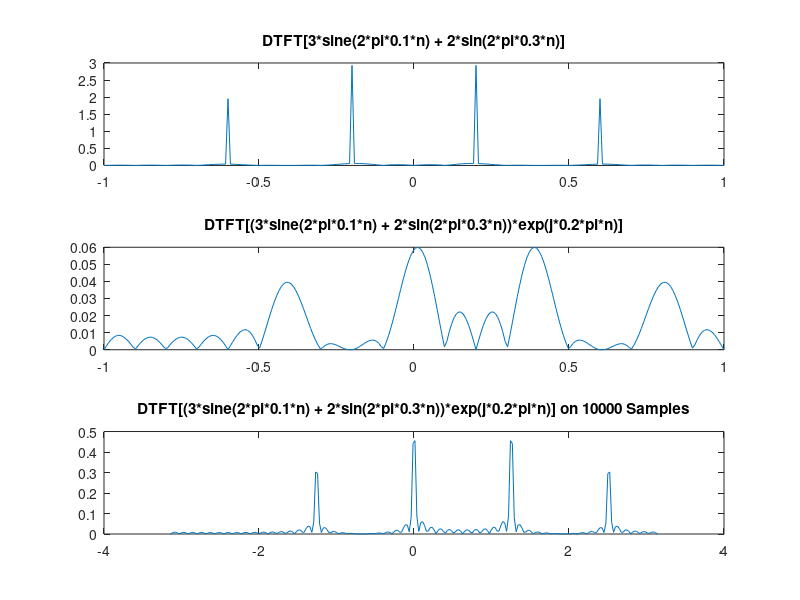

This figure's MATLAB source:
% We are going to use the signal from linearityproperty.m
% So I am going to declare them here
n= 0:(999);
sine_1 =  sin(2*pi*0.1*n);
sine_2 =  sin(2*pi*0.3*n);
w = linspace(-pi, pi, 256);
fr_res_total=freqz(3*sine_1 + 2*sine_2, 1, w);
sine_total = 3* sine_1 + 2*sine_2;

% In theory multiplying a signal with e^(j*Wo*n) causes Wo
% unit frequency shift to right

%declare the imaginary number
j = sqrt(-1);
fr_res_shifted = freqz(sine_total.*exp(j*0.2*pi*n),1,w);

figure (1);
subplot(3,1,1)
plot(w/pi, abs(fr_res_total)/512);
title('DTFT[3*sine(2*pi*0.1*n) + 2*sin(2*pi*0.3*n)]');
subplot(3,1,2)
plot(w/pi,abs(fr_res_shifted)/512);
title('DTFT[(3*sine(2*pi*0.1*n) + 2*sin(2*pi*0.3*n))*exp(j*0.2*pi*n)]');
n1 = 0:9999;
subplot(3,1,3)
sine_1_N =  sin(2*pi*0.1*n1);
sine_2_N =  sin(2*pi*0.3*n1);
fr_res_total_N=freqz((3*sine_1_N + 2*sine_2_N).*exp(j*0.2*pi*n1), 1, w);
plot(w,abs(fr_res_total_N)/512)
title('DTFT[(3*sine(2*pi*0.1*n) + 2*sin(2*pi*0.3*n))*exp(j*0.2*pi*n)] on 10000 Samples')

%There is a spectral leakage due to windowing effect. We can't create a
%real dirac delta in our computers. Creating a accurate dirac delta needs
%infinite samples but we have to crop the signal. In order to perform that
%we need to multiply our time domain signal with a rectangular pulse and 
%and rectangular pulse has the dtft as sinc function. As you can see as we
%increased the function's similarity to a dirac delta increased.
